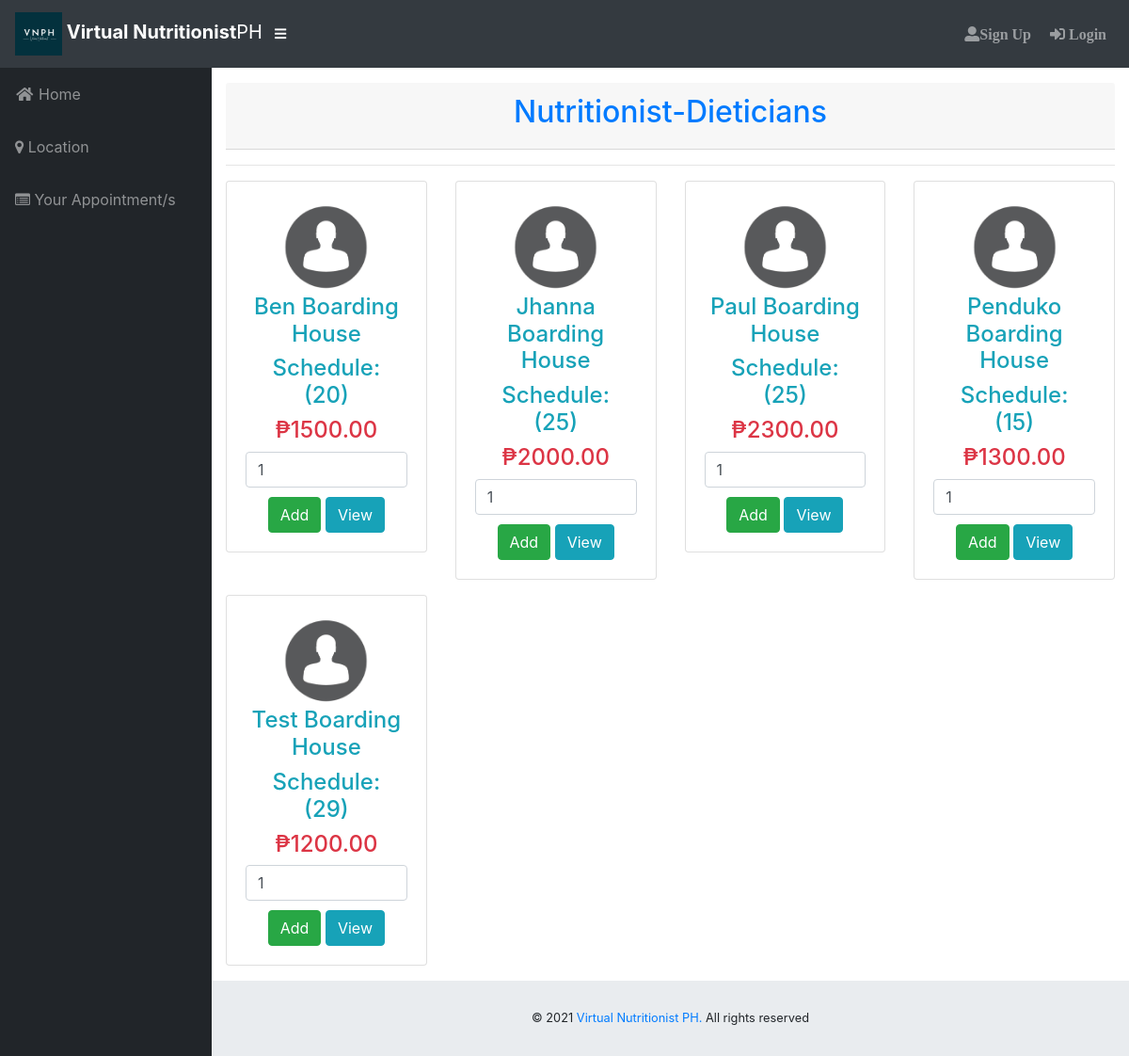
/consult.php, run on the app's committed database.
### tables this page shows
CREATE TABLE `tblproducts` (
  `product_id` int(11) NOT NULL,
  `product_name` varchar(50) NOT NULL,
  `quantity` int(11) NOT NULL DEFAULT 1,
  `price` int(20) NOT NULL,
  `profit` int(22) NOT NULL,
  `date_in` varchar(50) NOT NULL,
  `category_id` int(11) NOT NULL,
  `owner_id` int(11) NOT NULL,
  `user_id` int(11) NOT NULL,
  `product_code` varchar(11) NOT NULL,
  `status` varchar(200) NOT NULL,
  `description` longtext NOT NULL,
  `prod_pic1` varchar(222) NOT NULL,
  `prod_pic2` varchar(255) NOT NULL,
  `prod_pic3` varchar(255) NOT NULL,
  `address` varchar(222) NOT NULL,
  `name` varchar(222) NOT NULL,
  `email` varchar(222) NOT NULL,
  `contact` varchar(222) NOT NULL
);

### includes/cakes.php (the view, shortened to what this page needs)
<!DOCTYPE html>
<html>
<head>
</head>
<body>
<div class="row">
  <?php
  $query = "SELECT * FROM tblproducts WHERE quantity != 0 GROUP BY product_code";
$result = mysqli_query($db,$query);
if (mysqli_num_rows($result)>0)
{
 while ($row=mysqli_fetch_array($result))
{
   ?>
<div class="col-lg-3">
  <div class="card mb-3">
    <div class="card-body">
      <form method="post" action="consult.php?action=add&id=<?php echo $row["product_code"]; ?>">
         <center>
            <?php if($row['prod_pic1'] != ""): ?>
                <img width="125px" style="border-radius:50%" src="admin/images/<?php echo $row['image1']; ?>">
              <?php else: ?>
                <img src="admin/images/defaults.png" style="border-radius:50%" width="125px">
              <?php endif; ?>
         <h4 class="text-info"><?php echo $row["product_name"]; ?></h4>
         <h4 class="text-info">Schedule:<br>(<?php echo $row["quantity"]; ?>)</h4>
         <h4 class="text-danger">₱<?php echo $row["price"]; ?>.00</h4>
       <input class="form-control" type="number" min="0" placeholder="Quantity" name="quant" value="1">
       <input class="btn btn-success" type="submit" name="add_to_cart" value="Add" style="margin-top: 10px">
       <a class="btn btn-info" style="margin-top: 10px" title="Click for more details" href="details.php?product_id=<?php echo $row['product_id'];?>"><i class="now-ui-icons gestures_tap-01"></i>View</a></center>
     </form>
    </div>
  </div>
</div>
<?php
}
}
?>
  </div>
</div>
</div>
</body>
</html>

### includes/header.php (shortened to what this page needs)
<!DOCTYPE html>
<html lang="en">
  <head>
    <link href="vendor/bootstrap/css/bootstrap.min.css" rel="stylesheet">
    <link href="vendor/fontawesome-free/css/all.min.css" rel="stylesheet" type="text/css">
    <link href="vendor/datatables/dataTables.bootstrap4.css" rel="stylesheet">
    <link href="css/sb-admin.css" rel="stylesheet">
    <link href="css/cart_style.css" rel="stylesheet">
    <link rel="stylesheet" href="https://maxcdn.bootstrapcdn.com/font-awesome/latest/css/font-awesome.min.css" />
  </head>
  <body id="page-top">
    <nav class="navbar navbar-expand navbar-dark bg-dark static-top">
      <a class="navbar-brand mr-1" href="consult.php"><img class="responsive" src="images/companylogo.png" style="width: 50px"><b> Virtual Nutritionist</b>PH</a>
      <button class="btn btn-link btn-sm text-white order-1 order-sm-0" id="sidebarToggle" href="#">
        <i class="fas fa-bars"></i>
      </button>
      <ul class="navbar-nav ml-auto ml-md-0">
        <li class="nav-item dropdown no-arrow mx-1">
              <?php
     if (isset($_SESSION['cid'])) {
      echo '<a class="nav-link " href="admin.php"><i class=" fas fa-user-circle" > '.$_SESSION['C_FNAME'].' '.$_SESSION['C_LNAME'].'</i></a>';
     }else{
      echo '<a class="nav-link " href="register.php"><i class="fas fa-user-alt ">Sign Up</i></a>';
     }
      ?>
        </li>
            <?php
     if (isset($_SESSION['cid'])) {
      echo '<a class="nav-link " href="#" data-toggle="modal" data-target="#logoutModal"><i class=" fas fa-sign-out-alt" >Logout</i></a>';
     }else{
      echo '
          <a class="nav-link " href="login.php" id="userDropdown">
            <i class=" fas fa-sign-in-alt" > Login</i>
          </a>
       ' ;
     }
      ?>
    </nav>

### includes/sidebar.php
<?php
        if (isset($_SESSION['cid'])) { ?>
            <div id="wrapper">
         <ul class="sidebar navbar-nav">
        <li class="nav-item">
          <a class="nav-link" href="consult.php">
            <i class="fas fa-fw fa-home"></i>
            <span>Home</span>
          </a>
        </li>
        <li class="nav-item">
          <a title="Announcements" class="nav-link" href="announce.php">
            <i class="fa fa-bullhorn"></i>
            <span>Announcements</span>
          </a>
        </li>
        <li class="nav-item">
          <a title="Map"class="nav-link" href="map.php">
            <i class="fa fa-map-marker"></i>
            <span>Location</span>
          </a>
        </li>
        <?php $cart = isset($_SESSION['cart'])? count($_SESSION['cart']) : 0; ?>
          <li class="nav-item">
            <?php if (isset($_POST['add_to_cart'])) {
              echo '
            <a title="Appointment/s" class="nav-link" href="cart.php">
            <i class="fa fa-plus-square"></i>
            Appointment/s </a>';
            }else{
              echo '
              <a title="Appointment/s" class="nav-link" href="cart.php">
            <i class="fa fa-plus-square"></i>
            Appointment/s <span class="text-danger">'.$cart.'</span></a>';
            }
            ?>
        </li>
        <li class="nav-item">
          <a title="Your Appointment/s" class="nav-link" href="order.php">
            <i class="fas fa-fw fa-th-list"></i>
            <span>Your Appointment/s</span></a>
        </li>
      </ul>
         <div id="content-wrapper">
        <div class="container-fluid">
       <?php  }else{ ?>
       <div id="wrapper">
         <ul class="sidebar navbar-nav">
        <li class="nav-item">
          <a class="nav-link" href="consult.php">
            <i class="fas fa-fw fa-home"></i>
            <span>Home</span>
          </a>
        </li>
        <li class="nav-item">
          <a title="Map"class="nav-link" href="map.php">
            <i class="fa fa-map-marker"></i>
            <span>Location</span>
          </a>
        </li>
        <li class="nav-item">
          <a title="Appointment/s" class="nav-link" href="cart.php">
            <i class="fa fa-list-alt"></i>
            <span>Your Appointment/s</span></a>
        </li>
      </ul>
         <div id="content-wrapper">
        <div class="container-fluid">
     <?php }
         ?>

### consult.php (shortened to what this page needs)
<?php include('includes/connection.php');?>
<?php include 'includes/header.php'; ?>
<?php include 'includes/sidebar.php'; ?>
        <div class="card-header">
                <center><h2 class=""><a href="consult.php">Nutritionist-Dieticians</a></h2></center>
        </div>
        <hr class="invis">
<?php include 'includes/cakes.php'; ?>
<?php include 'includes/footer.php'; ?>

### includes/footer.php (shortened to what this page needs)
        <footer class="sticky-footer">
          <div class="container my-auto">
            <div class="copyright text-center my-auto">
              <span>© 2021 <a href="consult.php"> Virtual Nutritionist PH. </a> All rights reserved</span>
            </div>
          </div>
        </footer>
  </body>
</html>

### css/sb-admin.css (style rules this page uses)
html { position: relative; min-height: 100%; }
body { height: 100%; }
#wrapper { display: -webkit-box; display: -ms-flexbox; display: flex; }
#wrapper #content-wrapper { overflow-x: hidden; width: 100%; padding-top: 1rem; padding-bottom: 80px; }
.sidebar { width: 90px !important; background-color: #212529; min-height: calc(100vh - 56px); }
.sidebar .nav-item:last-child { margin-bottom: 1rem; }
.sidebar .nav-item .nav-link { text-align: center; padding: 0.75rem 1rem; width: 90px; }
.sidebar .nav-item .nav-link span { font-size: 0.65rem; display: block; }
.sidebar .nav-item .nav-link { color: rgba(255, 255, 255, 0.5); }
@media (min-width: 768px) { .sidebar { width: 225px !important; } }
@media (min-width: 768px) { .sidebar .nav-item .nav-link { display: block; width: 100%; text-align: left; padding: 1rem; width: 225px; } }
@media (min-width: 768px) { .sidebar .nav-item .nav-link span { font-size: 1rem; display: inline; } }
:root { --input-padding-x: 0.75rem; --input-padding-y: 0.75rem; }
footer.sticky-footer { display: -webkit-box; display: -ms-flexbox; display: flex; position: absolute; right: 0; bottom: 0; width: calc(100% - 90px); height: 80px; background-color: #e9ecef; }
footer.sticky-footer .copyright { line-height: 1; font-size: 0.8rem; }
@media (min-width: 768px) { footer.sticky-footer { width: calc(100% - 225px); } }

### includes/header.php (style rules this page uses)
.responsive { width:100%; max-width: 50px }

### data on the page
tblproducts: product_name "Ben Boarding House", quantity "20", price "1500"
tblproducts: product_name "Jhanna Boarding House", quantity "25", price "2000"
tblproducts: product_name "Paul Boarding House", quantity "25", price "2300"
tblproducts: product_name "Penduko Boarding House", quantity "15", price "1300"
tblproducts: product_name "Test Boarding House", quantity "29", price "1200"
